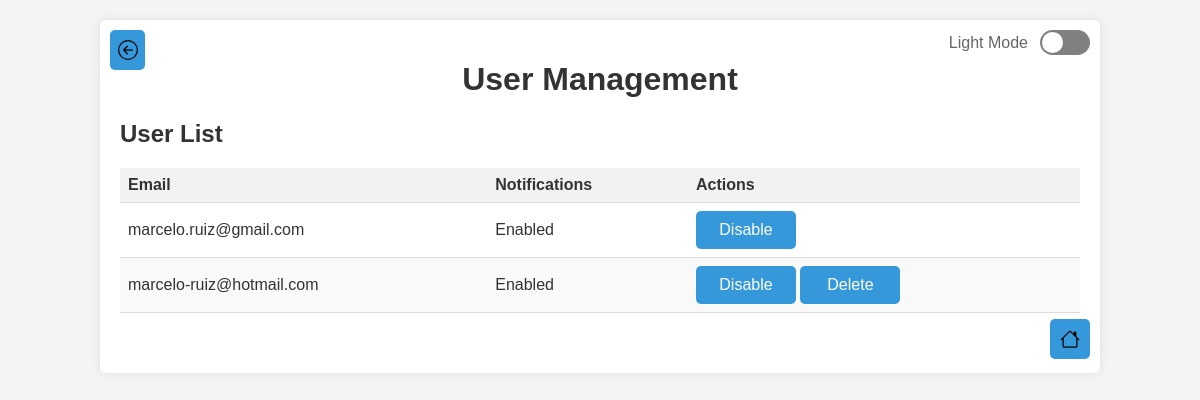
The app's page /user_management (signed in) with its own data.
### tables this page shows
CREATE TABLE users (
            id INTEGER PRIMARY KEY AUTOINCREMENT,
            first_name TEXT NOT NULL,
            last_name TEXT NOT NULL,
            email TEXT UNIQUE NOT NULL,
            password TEXT NOT NULL,
            is_admin INTEGER DEFAULT 0,  -- 0 for regular user, 1 for admin
            is_active INTEGER DEFAULT 0, -- 0 for inactive, 1 for active
            activation_token TEXT,
            reset_token TEXT,
            reset_token_expiration DATETIME,
            subscribed_to_notifications INTEGER DEFAULT 1 -- 1 for subscribed, 0 for unsubscribed
        );

### app.py (the view)
@app.route('/user_management')
@login_required
def user_management():
    if not current_user.is_admin_user():
        flash("You don't have permission to access this page.", 'error')
        return redirect(url_for('index'))
    conn = get_db_connection()
    cursor = conn.cursor()
    cursor.execute("SELECT id, email, subscribed_to_notifications FROM users")
    users = []
    rows = cursor.fetchall()
    for row in rows:
        user = {
            'id': row['id'],
            'email': row['email'],
            'subscribed_to_notifications': row['subscribed_to_notifications']
        }
        users.append(user)
    conn.close()
    return render_template('user_management.html', users=users)

### app.py (called while the page is built)
def get_db_connection():
    conn = sqlite3.connect(app.config['DATABASE'])
    conn.row_factory = sqlite3.Row  # Return rows as dictionaries
    return conn

@login_manager.user_loader
def load_user(user_id):
    conn = get_db_connection()
    cursor = conn.cursor()
    cursor.execute("SELECT * FROM users WHERE id = ?", (user_id,))
    user_data = cursor.fetchone()
    conn.close()
    if user_data and user_data['is_active'] == 1:
        subscribed_to_notifications = user_data['subscribed_to_notifications'] if 'subscribed_to_notifications' in user_data.keys() else 1  # Default to 1 if not found
        user = User(id=user_data['id'], email=user_data['email'], password=user_data['password'], is_admin=user_data['is_admin'], is_active=user_data['is_active'], subscribed_to_notifications = subscribed_to_notifications)
        user.first_name = user_data['first_name']
        user.last_name = user_data['last_name']
        return user
    return None

    @property
    def is_active(self):
        return self._is_active

    def is_admin_user(self):
        return bool(self.is_admin)

### templates/user_management.html (shortened to what this page needs)
{% extends 'base.html' %}
{% block content %}
    <h1>User Management</h1>
    <div class="admin-container">
      <h2>User List</h2>
      <table class="user-table">
          <thead>
              <tr>
                  <th>Email</th>
                  <th>Notifications</th>
                  <th>Actions</th>
              </tr>
          </thead>
          <tbody>
              {% for user in users %}
                  <tr>
                      <td>{{ user.email }}</td>
                      <td>
                          {% if user.subscribed_to_notifications %}
                              Enabled
                          {% else %}
                              Disabled
                          {% endif %}
                      </td>
                      <td>
                          <form action="{{ url_for('toggle_notification', user_id=user.id) }}" method="post" style="display: inline;">
                              <button type="submit" class="standard-button template-notification-button">
                                  {% if user.subscribed_to_notifications %}
                                      Disable
                                  {% else %}
                                      Enable
                                  {% endif %}
                              </button>
                          </form>
                           {% if user.email != current_user.email %}
                              <form action="{{ url_for('delete_user', user_id=user.id) }}" method="post" style="display: inline;">
                                  <button type="submit" onclick="return confirm('Are you sure you want to delete this user?');" class="standard-button template-notification-button">Delete</button>
                              </form>
                          {% endif %}
                      </td>
                  </tr>
              {% endfor %}
          </tbody>
      </table>
    </div>
{% endblock %}

### static/style.css (style rules this page uses)
body { font-family: sans-serif; background-color: #f4f4f4; color: #333; margin: 0; padding: 0; transition: background-color 0.3s, color 0.3s; }
h1 { text-align: center; color: #333; }
.standard-button { padding: 10px 20px !important; border-radius: 5px; text-decoration: none; display: inline-block; white-space: nowrap; color: #fff; background-color: #3498db; transition: background-color 0.3s; border: none; cursor: pointer; font-size: 16px !important; min-width: 100px; box-sizing: border-box; overflow: hidden; text-overflow: ellipsis; }
form button { background-color: #28a745; border: none; cursor: pointer; padding: 10px 20px !important; font-size: 16px !important; min-width: 100px; box-sizing: border-box; overflow: hidden; text-overflow: ellipsis; }
form button { background-color: #3498db; color: #fff; padding: 10px 20px; border: none; border-radius: 4px; cursor: pointer; }
.admin-container { min-height: 85px; position: relative; }
.template-notification-button { font-size: 16px !important; padding: 10px 20px !important; min-width: 100px; box-sizing: border-box; overflow: hidden; text-overflow: ellipsis; }
.user-table { width: 100%; border-collapse: collapse; margin-top: 20px; }
.user-table th, .user-table td { padding: 8px; text-align: left; border-bottom: 1px solid #ddd; }
.user-table th { background-color: #f2f2f2; }
.user-table tbody tr:nth-child(even) { background-color: #f9f9f9; }
.admin-container { padding-bottom: 20px; position: relative; }

### templates/user_management.html (style rules this page uses)
.admin-container { padding-bottom: 40px; position: relative; }

### records on screen
users: email "marcelo.ruiz@gmail.com", subscribed_to_notifications "Enabled"
users: email "marcelo-ruiz@hotmail.com", subscribed_to_notifications "Enabled"
